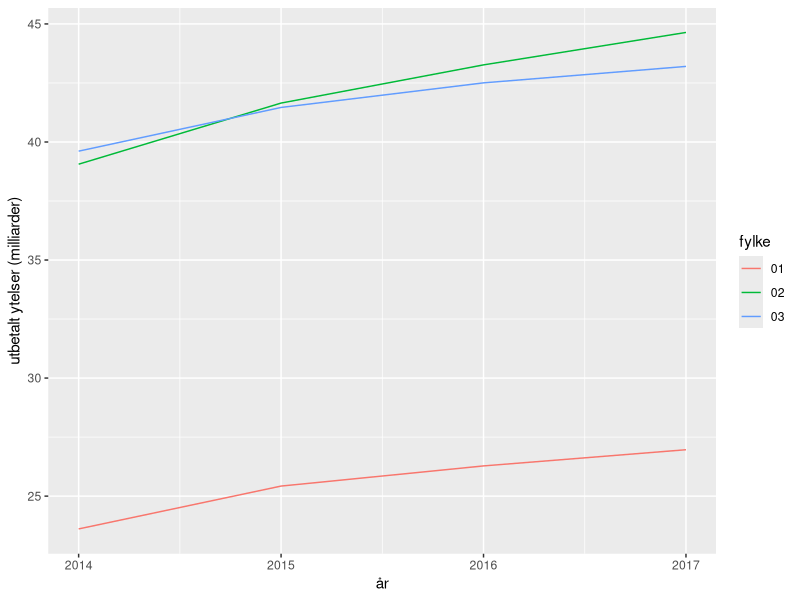

The R script that drew this image:
## ---- chunk 1
knitr::opts_chunk$set(echo = TRUE)
## ---- chunk 2
library(tidyverse)
library(knitr)
ytelser <- read_csv2("./data/ytelser.csv")

ytelser_tab <- ytelser %>%
    mutate(fylke = substr(fylke_nr_navn, 1, 2)) %>%
    group_by(fylke) %>%
    filter(aar == 2017) %>%
    summarise(total_utbetalt = sum(utbetalt_mill_kr))
    #select(fylke, stoenadsomraade, utbetalt_mill_kr)

kable(ytelser_tab)
## ---- chunk 3
ytelser %>% 
  mutate(fylke = substr(fylke_nr_navn, 1, 2)) %>%
  filter(fylke %in% c("01","02","03")) %>%
  group_by(aar, fylke) %>% 
  summarise(ytelser = sum(utbetalt_mill_kr)/1000) %>% 
  ggplot(aes(x = aar, y = ytelser, group = fylke)) + 
  geom_line(aes(color = fylke)) +
  xlab("år") +
  ylab("utbetalt ytelser (milliarder)") 

